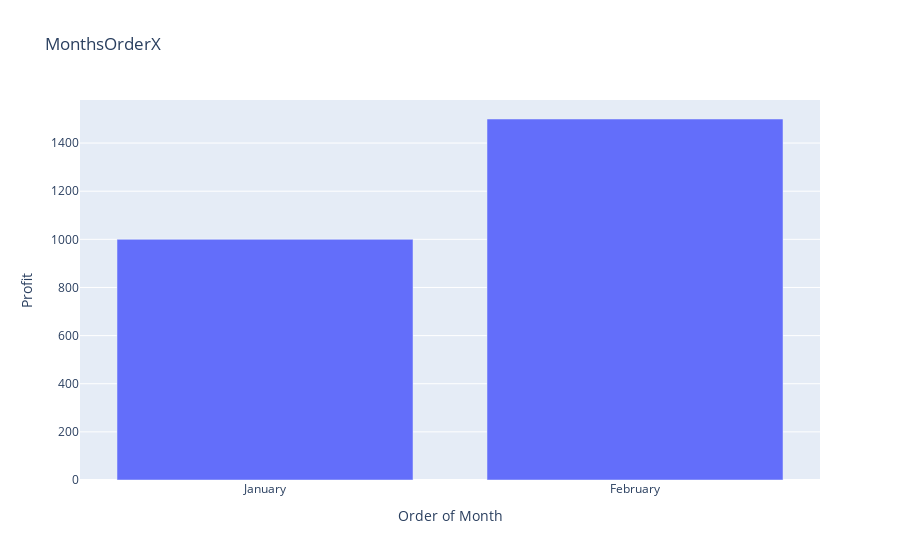

Notebook code for this chart:
### Code cell
fig=px.bar(month_order_df,
           x='Order of Month',
           y='Profit',
           title='MonthsOrderX')
fig.show()

### Figure 1 — Plotly figure (JSON) as saved in the notebook; plotly's stock layout.template omitted (floating-point values rounded to 4 significant figures)
{"data": [{"alignmentgroup": "True", "hovertemplate": "Order of Month=%{x}<br>Profit=%{y}<extra></extra>", "legendgroup": "", "marker": {"color": "#636efa", "pattern": {"shape": ""}}, "name": "", "offsetgroup": "", "orientation": "v", "showlegend": false, "textposition": "auto", "type": "bar", "x": ["January", "February"], "xaxis": "x", "y": [1000, 1500], "yaxis": "y"}], "layout": {"barmode": "relative", "legend": {"tracegroupgap": 0}, "title": {"text": "MonthsOrderX"}, "xaxis": {"anchor": "y", "domain": [0, 1], "title": {"text": "Order of Month"}}, "yaxis": {"anchor": "x", "domain": [0, 1], "title": {"text": "Profit"}}}}
